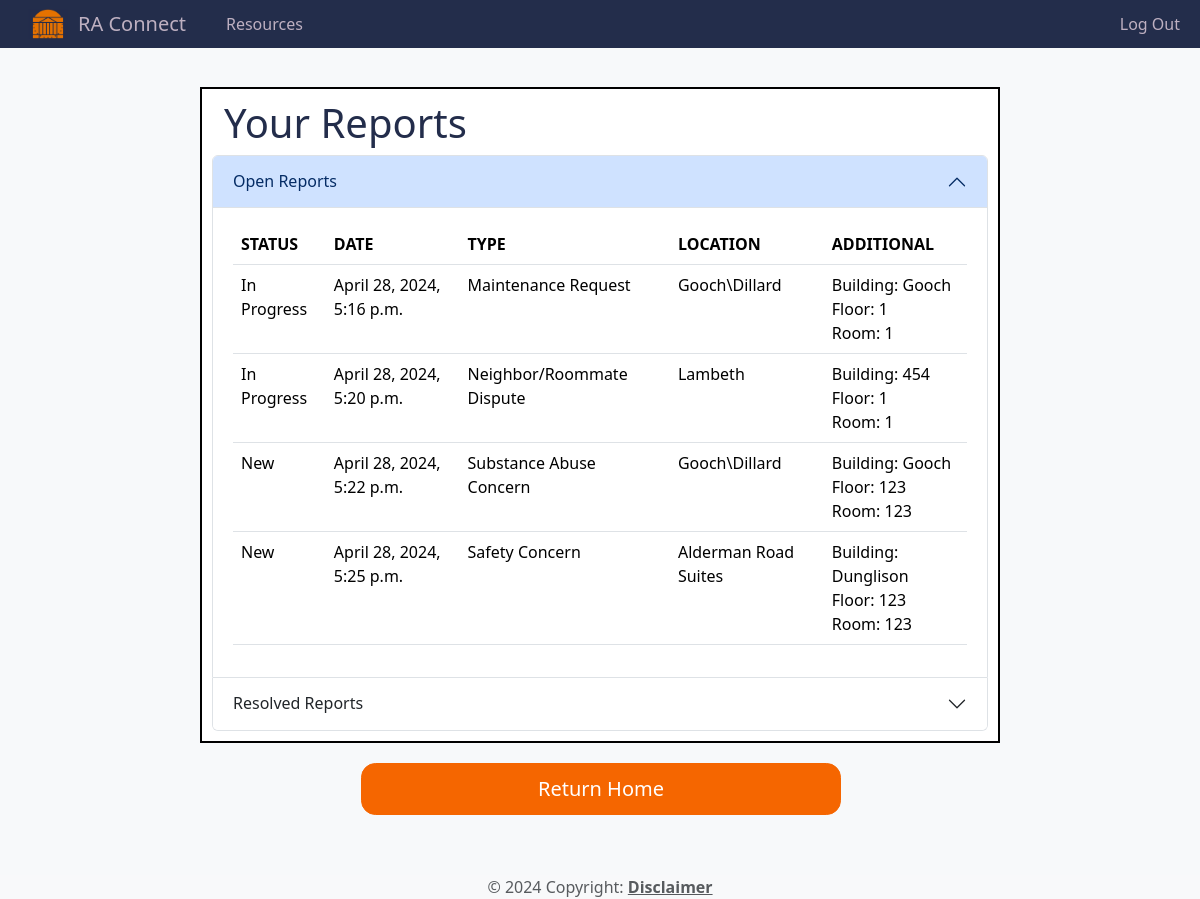
The page /reports/list/ (signed in) on the database its author committed.
### reports/models.py (models this page shows, shortened)
class Report(models.Model):
    STATUS_CHOICES = (
        ('New', 'New'),
        ('In Progress', 'In Progress'),
        ('Resolved', 'Resolved'),
    )
    report_text = models.TextField()
    report_file = models.FileField(upload_to='report_files/', blank=True, null=True)
    residence_type = models.CharField(max_length=100)
    report_type = models.CharField(max_length=100, blank=True)  # Add a default value
    residence = models.CharField(max_length=100)
    building = models.CharField(max_length=100, blank=True, null=True)  # Make it optional
    floor = models.IntegerField(blank=True, null=True)  # Make it optional
    room = models.CharField(max_length=100, blank=True, null=True)  # Make it optional
    submission_timestamp = models.DateTimeField(auto_now_add=True)
    status = models.CharField(max_length=20, choices=STATUS_CHOICES, default='New')
    user = models.ForeignKey(
        settings.AUTH_USER_MODEL,
        on_delete=models.CASCADE,
        blank=True,
        null=True,
    )
    admin_message = models.TextField(blank=True, null=True)  # New field for admin message

### reports/views.py (the view)
# urls.py: path('list/', views.report_list, name='report_list'),
def report_list(request):
    reports = Report.objects.all()
    return render(request, 'reports/report_list.html', {'reports': reports})

### reports/templates/reports/report_list.html (shortened to what this page needs)
{% extends 'base.html' %}
{% load bootstrap5 %}
{% block content %}
 <div class="d-flex flex-column min-vh-100">
    <main>
    <div class="context-box">
        <div class="container">
            {% for group in request.user.groups.all %}
            {% if group.name == 'Site Admins' %}
            <h3>Showing All Reports</h3>
            {% else %}
            <h1>Your Reports</h1>
            {% endif %}
            {% endfor %}
        </div>
        {% if user.is_authenticated %}
        <div class="accordion" id="reportAccordion">
            {% for group in request.user.groups.all %}
                {% if group.name == 'Site Admins' %}
                <div class="accordion-item">
                    <h2 class="accordion-header" id="newReportsHeading">
                        <button class="accordion-button" type="button" data-bs-toggle="collapse" data-bs-target="#newReportsCollapse" aria-expanded="true" aria-controls="newReportsCollapse">
                            New Reports
                        </button>
                    </h2>
                    <div id="newReportsCollapse" class="accordion-collapse collapse show" aria-labelledby="newReportsHeading" data-bs-parent="#reportAccordion">
                        <div class="accordion-body">
                            <table class="table table-hover">
                                <thead>
                                    <tr>
                                        <th>DATE</th>
                                        <th>TYPE</th>
                                        <th>LOCATION</th>
                                        <th>ADDITIONAL</th>
                                    </tr>
                                </thead>
                                <tbody>
                                {% for group in request.user.groups.all %}
                                    {% if group.name == 'Site Admins' %}
                                        {% for report in reports %}
                                            {% if report.status == 'New' %}
                                                <tr style="cursor: pointer;" onclick="window.location.href='{% url 'report_detail' report.id %}'">
                                                    <td>{{ report.submission_timestamp }}</td>
                                                    <td>{{ report.report_type }}</td>
                                                    <td>{{ report.residence }}</td>
                                                    <td>
                                                        {% if report.building %}
                                                            Building: {{ report.building }}<br>
                                                        {% endif %}
                                                        {% if report.floor %}
                                                            Floor: {{ report.floor }}<br>
                                                        {% endif %}
                                                        {% if report.room %}
                                                            Room: {{ report.room }}<br>
                                                        {% endif %}
                                                    </td>
                                                </tr>
                                            {% endif %}
                                        {% endfor %}
                                    {% else %}
                                        {% for report in reports %}
                                            {% if report.user.username == user.username %}
                                                 {% if report.status != 'Resolved' %}
                                                <tr style="cursor: pointer;" onclick="window.location.href='{% url 'report_detail' report.id %}'">
                                                    <td>{{ report.status }}</td>
                                                    <td>{{ report.submission_timestamp }}</td>
                                                    <td>{{ report.report_type }}</td>
                                                    <td>{{ report.residence }}</td>
                                                    <td>
                                                        {% if report.building %}
                                                            Building: {{ report.building }}<br>
                                                        {% endif %}
                                                        {% if report.floor %}
                                                            Floor: {{ report.floor }}<br>
                                                        {% endif %}
                                                        {% if report.room %}
                                                            Room: {{ report.room }}<br>
                                                        {% endif %}
                                                    </td>
                                                </tr>
                                                {% endif %}
                                            {% endif %}
                                        {% endfor %}
                                    {% endif %}
                                {% endfor %}
                                </tbody>
                            </table>
                        </div>
                    </div>
                </div>
                    {% else %}
                            <div class="accordion-item">
                                <h2 class="accordion-header" id="newReportsHeading">
                                    <button class="accordion-button" type="button" data-bs-toggle="collapse" data-bs-target="#newReportsCollapse" aria-expanded="true" aria-controls="newReportsCollapse">
                                        Open Reports
                                    </button>
                                </h2>
                                <div id="newReportsCollapse" class="accordion-collapse collapse show" aria-labelledby="newReportsHeading" data-bs-parent="#reportAccordion">
                                    <div class="accordion-body">
                                        <table class="table table-hover">
                                            <thead>
                                                <tr>
                                                    <th>STATUS</th>
                                                    <th>DATE</th>
                                                    <th>TYPE</th>
                                                    <th>LOCATION</th>
                                                    <th>ADDITIONAL</th>
                                                </tr>
                                            </thead>
                                            <tbody>
                                                    {% for report in reports %}
                                                        {% if report.user.username == user.username %}
                                                             {% if report.status != 'Resolved' %}
                                                            <tr style="cursor: pointer;" onclick="window.location.href='{% url 'report_detail' report.id %}'">
                                                                <td>{{ report.status }}</td>
                                                                <td>{{ report.submission_timestamp }}</td>
                                                                <td>{{ report.report_type }}</td>
                                                                <td>{{ report.residence }}</td>
                                                                <td>
                                                                    {% if report.building %}
                                                                        Building: {{ report.building }}<br>
                                                                    {% endif %}
                                                                    {% if report.floor %}
                                                                        Floor: {{ report.floor }}<br>
                                                                    {% endif %}
                                                                    {% if report.room %}
                                                                        Room: {{ report.room }}<br>
                                                                    {% endif %}
                                                                </td>
                                                            </tr>
                                                            {% endif %}
                                                        {% endif %}
                                                    {% endfor %}
                                            </tbody>
                                        </table>
                                    </div>
                                </div>
                            </div>
                  {% endif %}
            {% endfor %}
            <div class="accordion-item">
                <h2 class="accordion-header" id="resolvedReportsHeading">
                    <button class="accordion-button collapsed" type="button" data-bs-toggle="collapse"
                        data-bs-target="#resolvedReportsCollapse" aria-expanded="false"
                        aria-controls="resolvedReportsCollapse">
                        Resolved Reports
                    </button>
                </h2>
            </div>
        </div>
        {% else %}
        <p>You are submitting anonymously. You will not be able to view your past reports.</p>
        {% endif %}
    </div>
    <div class="d-grid gap-2 d-md-flex justify-content-center">
        <a class="btn btn-primary me-md-2" href="/">Return Home</a>
    </div>
    </main>
<footer class="text-center text-lg-start bg-body-tertiary text-muted" style="display: flex; justify-content: center; align-items: center;">
    <div class="footer-content">
        © 2024 Copyright:
        <a class="text-reset fw-bold" href="{% url 'disclaimer' %}">Disclaimer</a>
    </div>
</footer>
</div>
{% endblock %}

### reports/templates/base.html (shortened to what this page needs)
<!DOCTYPE html>
{% load static %}
<html lang="en">
<head>
    <link rel="stylesheet" href="{% static 'css/style.css' %}">
</head>
<body>
    {% include 'navbar.html' %}
    <main>
        {% block content %}
        {% endblock %}
    </main>
</body>
</html>

### templates/navbar.html (shortened to what this page needs)
{% load socialaccount %}
{% load bootstrap5 %}
{% load static %}
<head>
    {% bootstrap_css %}
    <link rel="stylesheet" href="{% static 'css/style2.css' %}">
</head>
<nav class="navbar navbar-expand navbar-dark">
    <div class="container-fluid">
        <a class="navbar-brand" href="{% url 'index' %}">
            <img src="{% static 'img/rotunda.png' %}" alt="RA Connect Logo" width="40" height="30" class="d-inline-block align-top" style="margin-right: 10px;">RA Connect
        </a>
        <div class="collapse navbar-collapse" id="navbarNavAltMarkup">
            <div class="navbar-nav">
                <a class="nav-link" href="{% url 'rules' %}">Resources</a>
            </div>
            {% if user.is_authenticated %}
                <div class="navbar-nav ms-auto">
                    <a href="{% url 'custom_logout' %}"class="nav-link">Log Out</a>
                </div>
            {% endif %}
        </div>
    </div>
</nav>

### static/css/style.css (style rules this page uses)
html, body { height: 100%; min-height: 100vh; margin: 0; padding: 0; display: flex; flex-direction: column; flex-grow: 1; }
:root { --uva-blue: #232d4b; --uva-orange: #f56600; --uva-light-blue: #242e4d; --uva-very-light-blue: #5a82d8; --uva-dark-blue: #00214d; --uva-text: #333; --uva-secondary: #f7f9fa; }
.d-grid .btn-primary { margin-top:20px; margin-bottom: 20px; background-color: var(--uva-orange); border-color: var(--uva-orange); color: white; transition: background-color 0.3s ease; border-radius: .9rem; padding: 10px 10px; }
.context-box { border: 2px solid black; background-color: white; padding: 10px; max-width: 800px; margin: 0 auto; }

### static/css/style2.css (style rules this page uses)
:root { --uva-blue: #232d4b; --uva-orange: #f56600; --uva-light-blue: #e6e7e8; --uva-dark-blue: #00214d; --uva-text: #333; --uva-secondary: #f7f9fa; }
body { background-color: var(--uva-secondary); color: var(--uva-text); display: flex; flex-direction: column; margin: 0; flex-grow: 1; justify-content: flex-start; padding-top: 47px; min-height: 100vh; }
main { flex-grow: 1; margin-bottom: 40px; padding: 0rem; height: 100%; margin-bottom: 40px; }
.btn { margin-right: 10px; margin-left: 10px; }
body .btn-primary { background-color: var(--uva-orange); border-color: var(--uva-orange); color: white; transition: background-color 0.3s ease; padding: 1rem 2rem; font-size: 1.25rem; border-radius: .9rem; width: 40%; margin-bottom: 20px; }
h1 { color: var(--uva-blue); }

### reports/templates/base.html (style rules this page uses)
html, body { height: 100%; min-height: 100vh; margin: 0%; padding: 0; }
body { display: flex; flex-direction: column; min-height: 100vh; flex: 1 0 auto; }
main { margin-top: 20px; margin-bottom: 40px; padding-top: 20px; flex: 1; }
footer { clear: both; }

### templates/navbar.html (style rules this page uses)
.navbar { position: fixed; top: 0; width: 100%; z-index: 1000; padding-top: 0.25rem; padding-bottom: 0.25rem; background-color: var(--uva-blue); }
.navbar-brand { font-size: 1.25rem; color: #beb0c1; padding: 0.25rem 1rem; }
.navbar-nav .nav-link { color: #beb0c1; }

### rows shown on the page
Report: status "In Progress", submission_timestamp "April 28, 2024, 5:16 p.m.", report_type "Maintenance Request", residence "Gooch\\Dillard", building "Gooch", floor "1", room "1"
Report: status "In Progress", submission_timestamp "April 28, 2024, 5:20 p.m.", report_type "Neighbor/Roommate Dispute", residence "Lambeth", building "454", floor "1", room "1"
Report: status "New", submission_timestamp "April 28, 2024, 5:22 p.m.", report_type "Substance Abuse Concern", residence "Gooch\\Dillard", building "Gooch", floor "123", room "123"
Report: status "New", submission_timestamp "April 28, 2024, 5:25 p.m.", report_type "Safety Concern", residence "Alderman Road Suites", building "Dunglison", floor "123", room "123"
